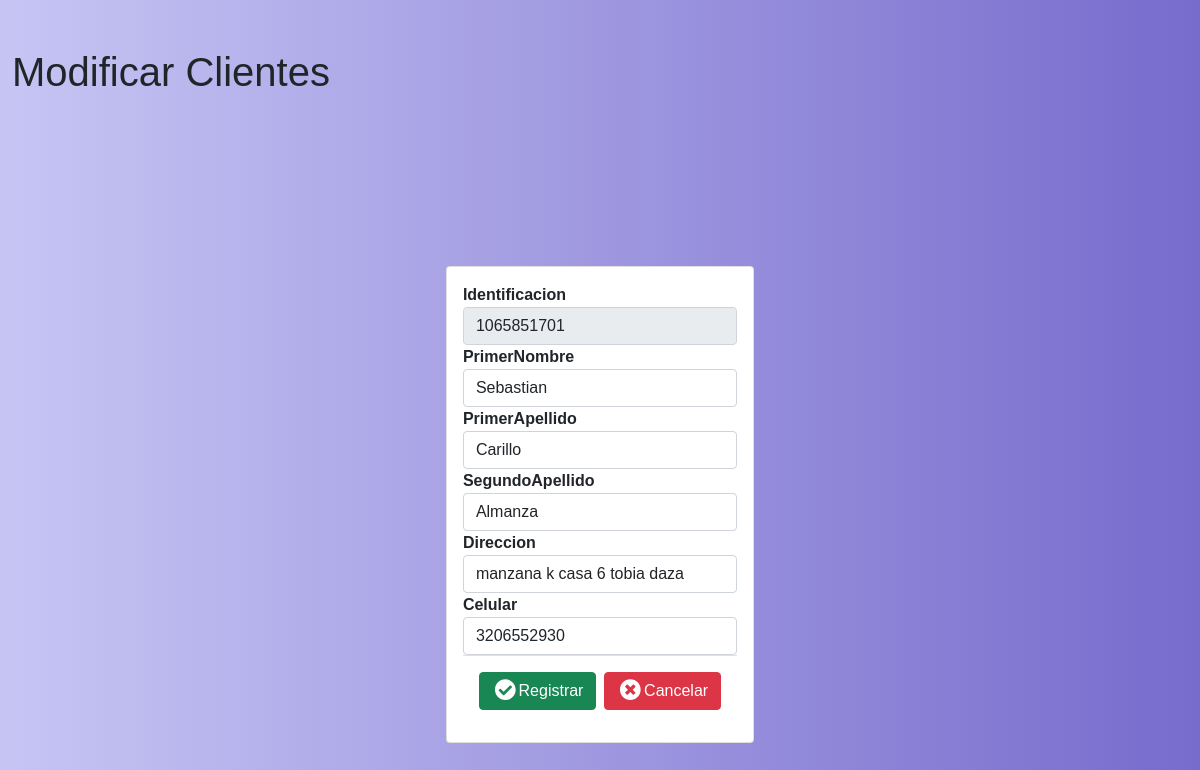
The app's page /EditarCliente.php?Identificacion=1065851701 (signed in) with its own data.
### tables this page shows
CREATE TABLE `clientes` (
  `Id` int(11) NOT NULL,
  `Identificacion` varchar(12) NOT NULL,
  `PrimerNombre` varchar(30) NOT NULL,
  `PrimerApellido` varchar(30) NOT NULL,
  `SegundoApellido` varchar(30) NOT NULL,
  `FechaNacimiento` date NOT NULL,
  `Sexo` varchar(2) NOT NULL,
  `Celular` varchar(10) NOT NULL,
  `Correo` varchar(50) NOT NULL,
  `TipoIdentificacion` varchar(30) NOT NULL,
  `Direccion` varchar(255) NOT NULL,
  `FechaRegistro` timestamp NOT NULL DEFAULT current_timestamp() ON UPDATE current_timestamp()
);

### EditarCliente.php (the view, shortened to what this page needs)
<?php
require "conexion.php";
$Identificacion = $_SESSION['Identificacion'];
if (isset($_GET['Identificacion'])) {
  $Identificacion = $_GET['Identificacion'];
  $query = "SELECT * FROM clientes WHERE Identificacion=$Identificacion";
  $result = mysqli_query($mysqli, $query);
  if (mysqli_num_rows($result) == 1) {
    $row = mysqli_fetch_array($result);
    $PrimerNombre = $row['PrimerNombre'];
    $PrimerApellido =$row['PrimerApellido'];
    $SegundoApellido =$row['SegundoApellido'];
    $Direccion =$row['Direccion'];
    $Celular =$row['Celular'];
  }
}
?>
<!DOCTYPE html>
<html lang="en">
<head>
	<link href="css/styles.css" rel="stylesheet" />
	<link href="https://cdn.datatables.net/1.10.20/css/dataTables.bootstrap4.min.css" rel="stylesheet" />
</head>
<div class="container-fluid">
<h1 class="mt-5">Modificar Clientes</h1>
</div>
<div class="container p-5">
  <div class="row">
    <div class="col-md-16 mx-auto">
      <div class="card card-body">
        <form action="EditarCliente.php?Identificacion=<?php echo $_GET['Identificacion']; ?>" method="POST">
          <div class="form-group">
            <label><b>Identificacion</b></label>
            <input name="Identificacion" type="text" class="form-control" value="<?php echo $Identificacion; ?>" readonly placeholder="Actualizar Identificacion" autofocus>
          </div>
          <div class="form-group">
          <label><b>PrimerNombre</b></label>
            <input name="PrimerNombre" type="text" class="form-control" value="<?php echo $PrimerNombre; ?>" placeholder="Actualizar Primer nombre">
          </div>
          <div class="form-group">
          <label><b>PrimerApellido</b></label>
            <input name="PrimerApellido" type="text" class="form-control" value="<?php echo $PrimerApellido;?>" placeholder="Actualizar Primer apellido">
          </div>
          <div class="form-group">
          <label><b>SegundoApellido</b></label>
            <input name="SegundoApellido" type="text" class="form-control" value="<?php echo $SegundoApellido; ?>" placeholder="Actualizar segundo apellido">
          </div>
          <div class="form-group">
          <label><b>Direccion</b></label>
            <input name="Direccion" type="text" class="form-control" value="<?php echo $Direccion; ?>" placeholder="Actualizar direccion" >
          </div>
          <div class="form-group">
          <label><b>Celular</b></label>
            <input name="Celular" type="text" class="form-control" value="<?php echo $Celular; ?>" placeholder="Actualizar celular">
          </div>
          <div class="modal-footer">
													<button type="submit" name="update" class="btn btn-success"><i
														class="fa fa-fw fa-lg fa-check-circle"></i>Registrar
													</button>
													<button type="button" id="btnLimpiar" class="btn btn-danger"><i
														class="fa fa-fw fa-lg fa-times-circle"></i>Cancelar
													</button>
												</div>
        </form>
      </div>
    </div>
  </div>
</div>

### records on screen
clientes: PrimerNombre "Sebastian", PrimerApellido "Carillo", SegundoApellido "Almanza", Direccion "manzana k casa 6 tobia daza", Celular "3206552930"
